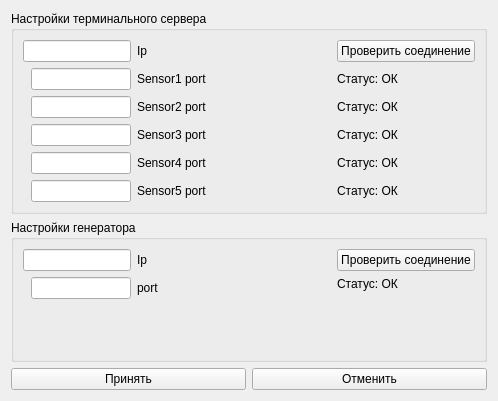
<?xml version="1.0" encoding="UTF-8"?>
<ui version="4.0">
 <class>connections_settings</class>
 <widget class="QWidget" name="connections_settings">
  <property name="geometry">
   <rect>
    <x>0</x>
    <y>0</y>
    <width>498</width>
    <height>401</height>
   </rect>
  </property>
  <property name="windowTitle">
   <string>Настройки соединения</string>
  </property>
  <layout class="QVBoxLayout" name="verticalLayout">
   <item>
    <widget class="QGroupBox" name="groupBox_2">
     <property name="title">
      <string>Настройки терминального сервера</string>
     </property>
     <layout class="QHBoxLayout" name="horizontalLayout">
      <item>
       <layout class="QFormLayout" name="formLayout">
        <property name="labelAlignment">
         <set>Qt::AlignRight|Qt::AlignTrailing|Qt::AlignVCenter</set>
        </property>
        <item row="0" column="0">
         <widget class="QLineEdit" name="server_ip_line_edit"/>
        </item>
        <item row="0" column="1">
         <widget class="QLabel" name="label">
          <property name="text">
           <string>Ip</string>
          </property>
         </widget>
        </item>
        <item row="1" column="0">
         <widget class="QLineEdit" name="s1_port_line_edit">
          <property name="sizePolicy">
           <sizepolicy hsizetype="Expanding" vsizetype="Fixed">
            <horstretch>0</horstretch>
            <verstretch>0</verstretch>
           </sizepolicy>
          </property>
          <property name="maximumSize">
           <size>
            <width>100</width>
            <height>16777215</height>
           </size>
          </property>
          <property name="layoutDirection">
           <enum>Qt::LeftToRight</enum>
          </property>
          <property name="alignment">
           <set>Qt::AlignLeading|Qt::AlignLeft|Qt::AlignVCenter</set>
          </property>
         </widget>
        </item>
        <item row="1" column="1">
         <widget class="QLabel" name="label_2">
          <property name="text">
           <string>Sensor1 port</string>
          </property>
         </widget>
        </item>
        <item row="2" column="0">
         <widget class="QLineEdit" name="s2_port_line_edit">
          <property name="maximumSize">
           <size>
            <width>100</width>
            <height>16777215</height>
           </size>
          </property>
         </widget>
        </item>
        <item row="2" column="1">
         <widget class="QLabel" name="label_3">
          <property name="text">
           <string>Sensor2 port</string>
          </property>
         </widget>
        </item>
        <item row="3" column="0">
         <widget class="QLineEdit" name="s3_port_line_edit">
          <property name="maximumSize">
           <size>
            <width>100</width>
            <height>16777215</height>
           </size>
          </property>
         </widget>
        </item>
        <item row="3" column="1">
         <widget class="QLabel" name="label_4">
          <property name="text">
           <string>Sensor3 port</string>
          </property>
         </widget>
        </item>
        <item row="4" column="0">
         <widget class="QLineEdit" name="s4_port_line_edit">
          <property name="maximumSize">
           <size>
            <width>100</width>
            <height>16777215</height>
           </size>
          </property>
         </widget>
        </item>
        <item row="4" column="1">
         <widget class="QLabel" name="label_5">
          <property name="text">
           <string>Sensor4 port</string>
          </property>
         </widget>
        </item>
        <item row="5" column="0">
         <widget class="QLineEdit" name="s5_port_line_edit">
          <property name="maximumSize">
           <size>
            <width>100</width>
            <height>16777215</height>
           </size>
          </property>
         </widget>
        </item>
        <item row="5" column="1">
         <widget class="QLabel" name="label_6">
          <property name="text">
           <string>Sensor5 port</string>
          </property>
         </widget>
        </item>
       </layout>
      </item>
      <item>
       <layout class="QVBoxLayout" name="verticalLayout_3">
        <item>
         <widget class="QPushButton" name="server_ping_button">
          <property name="text">
           <string>Проверить соединение</string>
          </property>
         </widget>
        </item>
        <item>
         <widget class="QLabel" name="s1_status_label">
          <property name="text">
           <string>Статус: ОК</string>
          </property>
         </widget>
        </item>
        <item>
         <widget class="QLabel" name="s2_status_label">
          <property name="text">
           <string>Статус: ОК</string>
          </property>
         </widget>
        </item>
        <item>
         <widget class="QLabel" name="s3_status_label">
          <property name="text">
           <string>Статус: ОК</string>
          </property>
         </widget>
        </item>
        <item>
         <widget class="QLabel" name="s4_status_label">
          <property name="text">
           <string>Статус: ОК</string>
          </property>
         </widget>
        </item>
        <item>
         <widget class="QLabel" name="s5_status_label">
          <property name="text">
           <string>Статус: ОК</string>
          </property>
         </widget>
        </item>
       </layout>
      </item>
     </layout>
    </widget>
   </item>
   <item>
    <widget class="QGroupBox" name="groupBox">
     <property name="title">
      <string>Настройки генератора</string>
     </property>
     <layout class="QHBoxLayout" name="horizontalLayout_2">
      <item>
       <layout class="QHBoxLayout" name="horizontalLayout_3">
        <item>
         <layout class="QFormLayout" name="formLayout_2">
          <property name="labelAlignment">
           <set>Qt::AlignRight|Qt::AlignTrailing|Qt::AlignVCenter</set>
          </property>
          <item row="0" column="0">
           <widget class="QLineEdit" name="generator_ip_line_edit"/>
          </item>
          <item row="0" column="1">
           <widget class="QLabel" name="label_7">
            <property name="text">
             <string>Ip</string>
            </property>
           </widget>
          </item>
          <item row="1" column="0">
           <widget class="QLineEdit" name="generator_port_line_edit">
            <property name="maximumSize">
             <size>
              <width>100</width>
              <height>16777215</height>
             </size>
            </property>
           </widget>
          </item>
          <item row="1" column="1">
           <widget class="QLabel" name="label_8">
            <property name="text">
             <string>port</string>
            </property>
           </widget>
          </item>
         </layout>
        </item>
        <item>
         <layout class="QVBoxLayout" name="verticalLayout_2">
          <item>
           <widget class="QPushButton" name="generatop_ping_button">
            <property name="text">
             <string>Проверить соединение</string>
            </property>
           </widget>
          </item>
          <item>
           <widget class="QLabel" name="generator_status_label">
            <property name="text">
             <string>Статус: ОК</string>
            </property>
           </widget>
          </item>
          <item>
           <spacer name="verticalSpacer">
            <property name="orientation">
             <enum>Qt::Vertical</enum>
            </property>
            <property name="sizeHint" stdset="0">
             <size>
              <width>20</width>
              <height>40</height>
             </size>
            </property>
           </spacer>
          </item>
         </layout>
        </item>
       </layout>
      </item>
     </layout>
    </widget>
   </item>
   <item>
    <layout class="QHBoxLayout" name="horizontalLayout_4">
     <item>
      <widget class="QPushButton" name="accept_button">
       <property name="text">
        <string>Принять</string>
       </property>
      </widget>
     </item>
     <item>
      <widget class="QPushButton" name="cancel_button">
       <property name="text">
        <string>Отменить</string>
       </property>
      </widget>
     </item>
    </layout>
   </item>
  </layout>
 </widget>
 <resources/>
 <connections/>
</ui>
